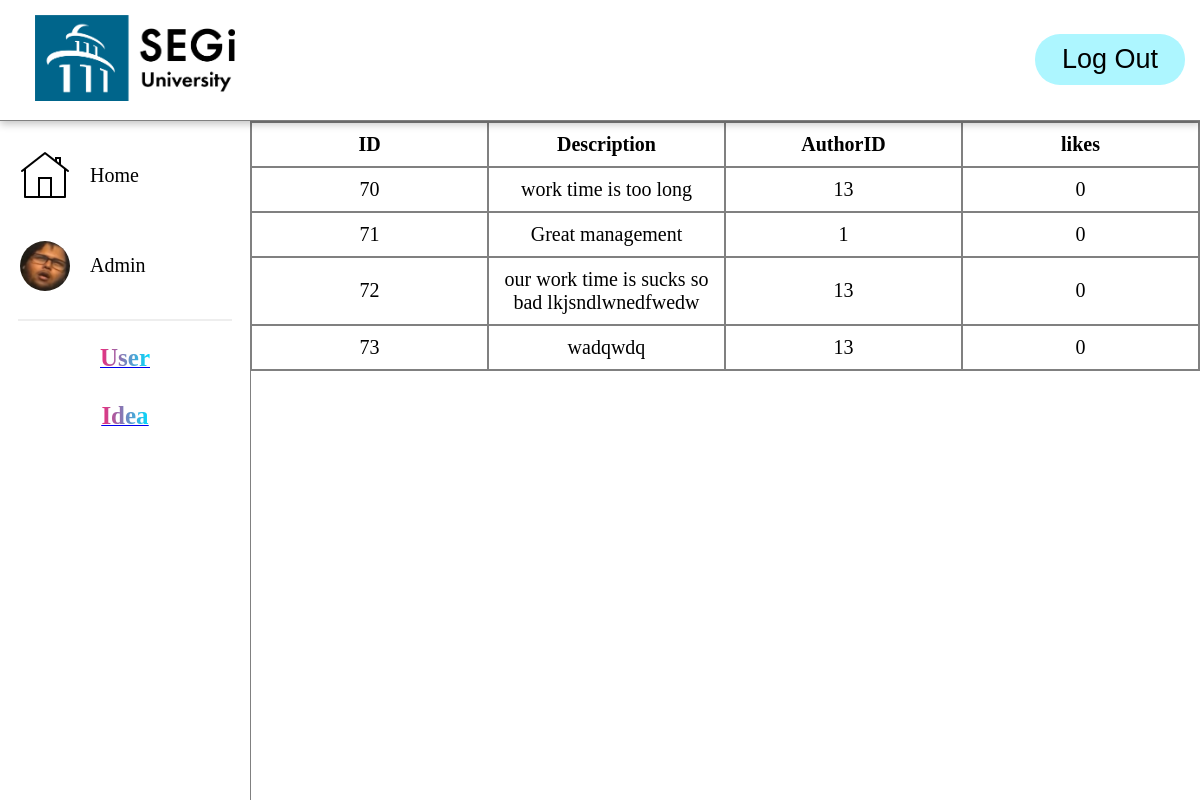
Page /admin2.php (signed in) on the committed database.
### tables this page shows
CREATE TABLE `user` (
  `UserID` int(255) NOT NULL,
  `Email` varchar(255) NOT NULL,
  `Password` varchar(255) NOT NULL,
  `Name` text NOT NULL,
  `Roles` varchar(255) NOT NULL,
  `Department` varchar(255) NOT NULL
);

CREATE TABLE `ideas` (
  `ideaID` int(255) NOT NULL,
  `Description` text NOT NULL,
  `authorID` int(255) NOT NULL,
  `likes` int(255) DEFAULT 0,
  `authorDP` varchar(255) NOT NULL,
  `Category` text NOT NULL
);

### admin2.php (the view, shortened to what this page needs)
<?php
include('conn.php');
$query = mysqli_query($conn, "select * from user where UserID = '".$_SESSION['id']."'");
$row = mysqli_fetch_assoc($query);
?>
<!DOCTYPE HTML>
<HTML>
	<HEAD>
		<link rel ="stylesheet" href = "css/navbar.css">
		<link rel ="stylesheet" href = "css/admin.css">
	</HEAD>
	<BODY>
		<ul class="navbar">
			<div class="navL">
				<li>
					<img class="nav-logo segi" width="200px" src="Segi.png"></img>
				</li>
			</div>
			<div class="navR">
				<li>
					<a href="Login.php">
					<button class="LogOut">
						Log Out
					</button>
					</a>
				</li>
			</div>
		</ul>
		<ul class="sidebar">
			<li class="options option1">
				<img class="icons home"src="house.png"></img>
				<span class="word">Home</span>
			</li>
			<li class="options option2">
				<img class="icons profile"src="huh.png"></img>
				<span class="word"><?php echo $row['Name']; ?></span>
			</li>
			<hr class="divider">
			<div class="list">
				<li>
					<a href="admin.php">
						<span class="word">User</span>
					</a>
				</li>
				<li>
					<a href="admin2.php">
						<span class="word">Idea</span>
					</a>
				</li>
			</div>
		</ul>
		<div class ="content">
			<table id="Database">
			  <tr>
				<th>ID</th>
				<th>Description</th>
				<th>AuthorID</th>
				<th>likes</th>
			  </tr>
			 <?php
			 $querytabledata = mysqli_query($conn, "SELECT * FROM ideas");
			  while ($row2 = mysqli_fetch_assoc($querytabledata)) {
				echo "<tr>";
				echo "<td>" . $row2['ideaID'] . "</td>";
				echo "<td>" . $row2['Description'] . "</td>";
				echo "<td>" . $row2['authorID'] . "</td>";
				echo "<td>" . $row2['likes'] . "</td>";
				echo "</tr>";
			  }?>
			</table>
		</div>
	</BODY>
</HTML>

### css/navbar.css (style rules this page uses)
body { margin:0; }
.LogOut { padding:10px; border-radius: 25px; border:none; background:#adf6ff; font-size:27px; width:150px; }
.navbar { list-style-type:none; overflow:hidden; z-index:5; position:sticky; top: 0px; border-bottom:1px solid gray; background-color:white; margin:0px; padding: 15px; box-shadow: rgba(0, 0, 0, 0.24) 0px 3px 8px; display: flex; align-items: center; justify-content: space-between; }
.navL { float:left; margin:0px 0px 0px 20px; }
.navR { display: flex; }
.sidebar { background-color:white; list-style-type: none; padding: 10px 0px; width: 250px; position: fixed; height: 100%; overflow: auto; border-right:1px solid grey; margin: auto; cursor:pointer; }
.divider { width:85%; border: 1.5px solid #eee; }
.icons { width: 50px; height: 50px; padding: 20px; }
.sidebar li { text-transform: capitalize; }
.options { display: flex; align-items: center; }
.word { font-size:20px; }
.sidebar .profile { width:50px; border-radius:50%; }
.list li { padding:15px; text-align:center; }
.list li span { font-size:25px; font-weight:bold; background-image:linear-gradient(to right,#ee2a7b,#00ddff); -webkit-text-fill-color: transparent; -webkit-background-clip: text; }

### css/admin.css (style rules this page uses)
table { border:2px solid grey; text-align:center; border-collapse:collapse; width:100%; table-layout:fixed; max-width:1286px; }
th,td { border:2px solid grey; font-size:20px; padding:10px; }
.content { margin-left:250px; }

### rows in the picture
user: Name "Admin"
ideas: ideaID "70", Description "work time is too long", authorID "13", likes "0"
ideas: ideaID "71", Description "Great management", authorID "1", likes "0"
ideas: ideaID "72", Description "our work time is sucks so bad lkjsndlwnedfwedw", authorID "13", likes "0"
ideas: ideaID "73", Description "wadqwdq", authorID "13", likes "0"
